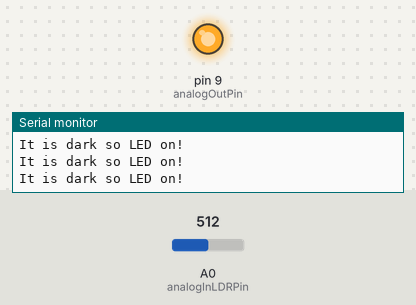
The sketch below on a simulated Arduino Uno, built with avr-gcc and run on an emulated ATmega328P. Parts: output pins drawn as LEDs (lit = HIGH), the last lines printed to the serial monitor. Inputs (shaded band) come from the test bench; at power-on: A0 (analogInLDRPin) = 512.

Above: at 1.2 s.
1.3 s: A0 (analogInLDRPin) set to 927
4.3 s: A0 (analogInLDRPin) set to 946
At 5.3 s:
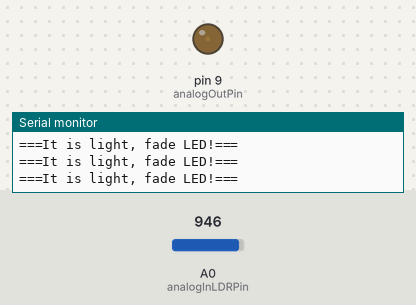
6.2 s: A0 (analogInLDRPin) set to 925
At 6.6 s:
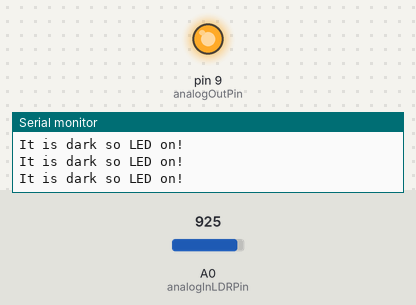
Timing chart, 0 to 9.2 s (numbered marks = the images above; inputs shaded):
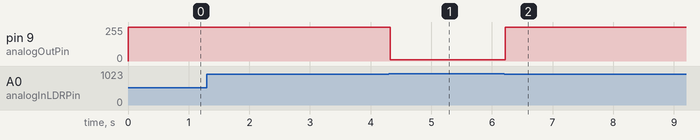

The sketch:

inputoutput.ino
```cpp
/*
  Analog input, analog output, serial output
  Example code is in the public domain.
  http://www.arduino.cc/en/Tutorial/AnalogInOutSerial
*/

// constants will not change
// analog input pin that the photoresistor (LDR) is attached to
const int analogInLDRPin = A0;
// analog output pin that the LED is attached to
const int analogOutPin = 9;

// variables will change
// value read from the photoresistor (LDR)
int sensorValue = 0;
// value output to PWM (analog out) pin the LED is attached to
int outputValue = 0;

// the setup routine runs once when you press reset
void setup() {
  // initialize serial communications at 9600 bps
  Serial.begin(9600);
  // initialize photoresistor (LDR) pin as an input
  pinMode(analogInLDRPin, INPUT);
  // initialize pin 9 as an output pin
  pinMode(analogOutPin, OUTPUT);
}

// the loop routine runs over and over again forever
void loop() {
  // read the analog input value or the photoresistor (LDR)
  sensorValue = analogRead(analogInLDRPin);

  // if it is dark, turn on blue LED
  if (sensorValue < 935 && sensorValue >= 54) {
    // turn on the blue LED (pin 9)
    digitalWrite(analogOutPin, HIGH);
    // indicate if it is dark to Serial Monitor
    // by printing a short message
    Serial.println("It is dark so LED on!");
  // but if it is light, fade LED
  } else {
    // map it to the range of the analog out (PWM pin)
    // sense range of values from 54 to 974
    // make LED from HIGH to LOW brightness
    outputValue = map(sensorValue, 54, 974, 255, 0);
    // change the analog out value to fade the blue LED's light
    analogWrite(analogOutPin, outputValue);
    // indicate if it is light to Serial Monitor
    // by printing a short message
    Serial.println("===It is light, fade LED!===");
  }

  // wait 10 milliseconds before looping again
  delay(10);
}
```

Measured:
- the behaviour switches between 934 and 935 on A0 (analogInLDRPin) (found by bisection; images 0 and 1)
- after the input at 4.3 s, pin 9 (analogOutPin): 255/255 → 8/255 at once
- after the input at 6.2 s, pin 9 (analogOutPin): 8/255 → 255/255 at once
